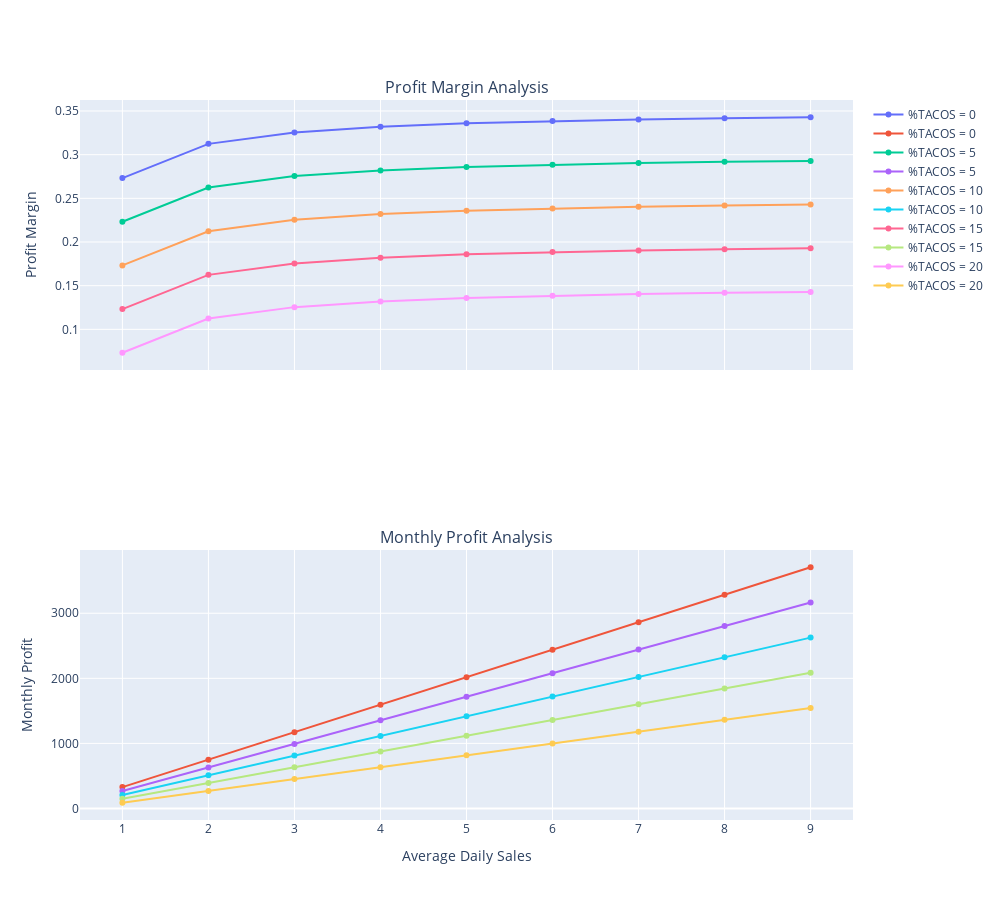

The code cell stored with this chart in its notebook:
### Code cell
product.analysis(
    initial_number_units=INITIAL_NUMBER_UNITS,
    month=product_utils.Month.AUGUST
)

### Figure 1 — Plotly figure (JSON) as saved in the notebook; plotly's stock layout.template omitted (floating-point values rounded to 4 significant figures)
{"data": [{"mode": "lines+markers", "name": "%TACOS = 0", "type": "scatter", "x": [1, 2, 3, 4, 5, 6, 7, 8, 9], "xaxis": "x", "y": [0.2732, 0.3124, 0.3254, 0.332, 0.3359, 0.3385, 0.3404, 0.3418, 0.3429], "yaxis": "y"}, {"mode": "lines+markers", "name": "%TACOS = 0", "type": "scatter", "x": [1, 2, 3, 4, 5, 6, 7, 8, 9], "xaxis": "x2", "y": [328.2, 750.6, 1173.0, 1595.0, 2018.0, 2440.0, 2862.0, 3285.0, 3707.0], "yaxis": "y2"}, {"mode": "lines+markers", "name": "%TACOS = 5", "type": "scatter", "x": [1, 2, 3, 4, 5, 6, 7, 8, 9], "xaxis": "x", "y": [0.2232, 0.2624, 0.2754, 0.282, 0.2859, 0.2885, 0.2904, 0.2918, 0.2929], "yaxis": "y"}, {"mode": "lines+markers", "name": "%TACOS = 5", "type": "scatter", "x": [1, 2, 3, 4, 5, 6, 7, 8, 9], "xaxis": "x2", "y": [268.2, 630.4, 992.7, 1355.0, 1717.0, 2080.0, 2442.0, 2804.0, 3166.0], "yaxis": "y2"}, {"mode": "lines+markers", "name": "%TACOS = 10", "type": "scatter", "x": [1, 2, 3, 4, 5, 6, 7, 8, 9], "xaxis": "x", "y": [0.1732, 0.2124, 0.2254, 0.232, 0.2359, 0.2385, 0.2404, 0.2418, 0.2429], "yaxis": "y"}, {"mode": "lines+markers", "name": "%TACOS = 10", "type": "scatter", "x": [1, 2, 3, 4, 5, 6, 7, 8, 9], "xaxis": "x2", "y": [208.1, 510.3, 812.5, 1115.0, 1417.0, 1719.0, 2021.0, 2324.0, 2626.0], "yaxis": "y2"}, {"mode": "lines+markers", "name": "%TACOS = 15", "type": "scatter", "x": [1, 2, 3, 4, 5, 6, 7, 8, 9], "xaxis": "x", "y": [0.1232, 0.1624, 0.1754, 0.182, 0.1859, 0.1885, 0.1904, 0.1918, 0.1929], "yaxis": "y"}, {"mode": "lines+markers", "name": "%TACOS = 15", "type": "scatter", "x": [1, 2, 3, 4, 5, 6, 7, 8, 9], "xaxis": "x2", "y": [148.0, 390.2, 632.3, 874.5, 1117.0, 1359.0, 1601.0, 1843.0, 2085.0], "yaxis": "y2"}, {"mode": "lines+markers", "name": "%TACOS = 20", "type": "scatter", "x": [1, 2, 3, 4, 5, 6, 7, 8, 9], "xaxis": "x", "y": [0.0732, 0.1124, 0.1254, 0.132, 0.1359, 0.1385, 0.1404, 0.1418, 0.1429], "yaxis": "y"}, {"mode": "lines+markers", "name": "%TACOS = 20", "type": "scatter", "x": [1, 2, 3, 4, 5, 6, 7, 8, 9], "xaxis": "x2", "y": [87.95, 270.0, 452.1, 634.2, 816.3, 998.4, 1180.0, 1363.0, 1545.0], "yaxis": "y2"}], "layout": {"annotations": [{"font": {"size": 16}, "showarrow": false, "text": "Profit Margin Analysis", "x": 0.5, "xanchor": "center", "xref": "paper", "y": 1, "yanchor": "bottom", "yref": "paper"}, {"font": {"size": 16}, "showarrow": false, "text": "Monthly Profit Analysis", "x": 0.5, "xanchor": "center", "xref": "paper", "y": 0.375, "yanchor": "bottom", "yref": "paper"}], "height": 900, "width": 1000, "xaxis": {"anchor": "y", "domain": [0, 1], "matches": "x2", "showticklabels": false}, "xaxis2": {"anchor": "y2", "domain": [0, 1], "title": {"text": "Average Daily Sales"}}, "yaxis": {"anchor": "x", "domain": [0.625, 1], "title": {"text": "Profit Margin"}}, "yaxis2": {"anchor": "x2", "domain": [0, 0.375], "title": {"text": "Monthly Profit"}}}}
